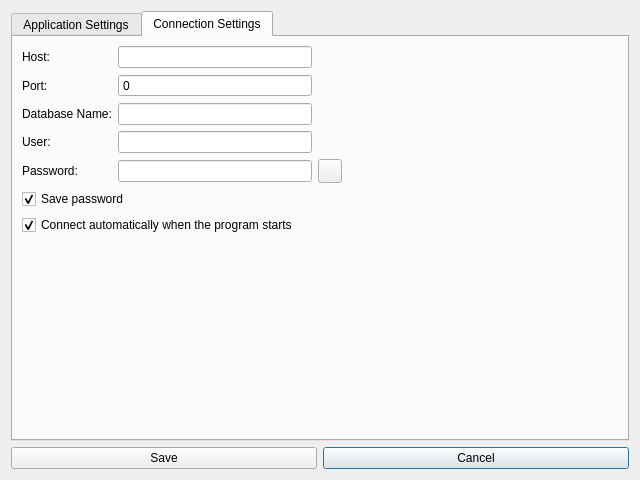
<?xml version="1.0" encoding="UTF-8"?>
<ui version="4.0">
 <class>SettingsWindow</class>
 <widget class="QDialog" name="SettingsWindow">
  <property name="geometry">
   <rect>
    <x>0</x>
    <y>0</y>
    <width>640</width>
    <height>480</height>
   </rect>
  </property>
  <property name="minimumSize">
   <size>
    <width>640</width>
    <height>480</height>
   </size>
  </property>
  <property name="maximumSize">
   <size>
    <width>640</width>
    <height>480</height>
   </size>
  </property>
  <property name="windowTitle">
   <string>Dialog</string>
  </property>
  <property name="modal">
   <bool>true</bool>
  </property>
  <layout class="QVBoxLayout" name="verticalLayout_4">
   <item>
    <layout class="QGridLayout" name="GridLayout">
     <item row="2" column="1">
      <widget class="QPushButton" name="PushButton_cancel">
       <property name="text">
        <string>Cancel</string>
       </property>
      </widget>
     </item>
     <item row="2" column="0">
      <widget class="QPushButton" name="PushButton_save">
       <property name="text">
        <string>Save</string>
       </property>
      </widget>
     </item>
     <item row="0" column="0" colspan="2">
      <widget class="QTabWidget" name="TabWidget">
       <property name="currentIndex">
        <number>1</number>
       </property>
       <widget class="QWidget" name="Tab_applicationSettings">
        <attribute name="title">
         <string>Application Settings</string>
        </attribute>
        <layout class="QVBoxLayout" name="verticalLayout">
         <item>
          <layout class="QGridLayout" name="GridLayout_3" columnstretch="0,0">
           <item row="0" column="0">
            <widget class="QGroupBox" name="GroupBox_language">
             <property name="minimumSize">
              <size>
               <width>200</width>
               <height>0</height>
              </size>
             </property>
             <property name="title">
              <string>Language</string>
             </property>
             <layout class="QVBoxLayout" name="verticalLayout_2">
              <item>
               <widget class="QComboBox" name="ComboBox_language"/>
              </item>
             </layout>
            </widget>
           </item>
           <item row="0" column="1">
            <spacer name="HorizontalSpacer">
             <property name="orientation">
              <enum>Qt::Orientation::Horizontal</enum>
             </property>
             <property name="sizeHint" stdset="0">
              <size>
               <width>40</width>
               <height>20</height>
              </size>
             </property>
            </spacer>
           </item>
           <item row="1" column="0" colspan="2">
            <widget class="QGroupBox" name="GroupBox_mainWindowSize">
             <property name="title">
              <string>Main Window Size</string>
             </property>
             <layout class="QFormLayout" name="formLayout">
              <item row="0" column="0">
               <widget class="QSpinBox" name="SpinBox_mainWindowWidth">
                <property name="minimumSize">
                 <size>
                  <width>50</width>
                  <height>0</height>
                 </size>
                </property>
                <property name="buttonSymbols">
                 <enum>QAbstractSpinBox::ButtonSymbols::NoButtons</enum>
                </property>
                <property name="minimum">
                 <number>640</number>
                </property>
                <property name="maximum">
                 <number>999999999</number>
                </property>
               </widget>
              </item>
              <item row="0" column="1">
               <widget class="QLabel" name="Label_mainWindowWidth">
                <property name="text">
                 <string>Width</string>
                </property>
               </widget>
              </item>
              <item row="1" column="0">
               <widget class="QSpinBox" name="SpinBox_mainWindowHeight">
                <property name="minimumSize">
                 <size>
                  <width>50</width>
                  <height>0</height>
                 </size>
                </property>
                <property name="buttonSymbols">
                 <enum>QAbstractSpinBox::ButtonSymbols::NoButtons</enum>
                </property>
                <property name="minimum">
                 <number>480</number>
                </property>
                <property name="maximum">
                 <number>999999999</number>
                </property>
               </widget>
              </item>
              <item row="1" column="1">
               <widget class="QLabel" name="Label_mainWindowHeight">
                <property name="text">
                 <string>Height</string>
                </property>
               </widget>
              </item>
              <item row="2" column="0" colspan="2">
               <widget class="QCheckBox" name="CheckBox_restoreMainWindow">
                <property name="text">
                 <string>Restore Main Window</string>
                </property>
               </widget>
              </item>
             </layout>
            </widget>
           </item>
           <item row="2" column="0" rowspan="2" colspan="2">
            <widget class="QGroupBox" name="GroupBox_formats">
             <property name="title">
              <string>Formats</string>
             </property>
             <layout class="QVBoxLayout" name="verticalLayout_3">
              <item>
               <widget class="QGroupBox" name="GroupBox_dateFormat">
                <property name="title">
                 <string>Date Format</string>
                </property>
                <layout class="QFormLayout" name="formLayout_2">
                 <item row="1" column="0">
                  <widget class="QLineEdit" name="LineEdit_dateFormat"/>
                 </item>
                </layout>
               </widget>
              </item>
             </layout>
            </widget>
           </item>
          </layout>
         </item>
         <item>
          <spacer name="VerticalSpacer">
           <property name="orientation">
            <enum>Qt::Orientation::Vertical</enum>
           </property>
           <property name="sizeHint" stdset="0">
            <size>
             <width>20</width>
             <height>40</height>
            </size>
           </property>
          </spacer>
         </item>
        </layout>
       </widget>
       <widget class="QWidget" name="Tab_connectionSettings">
        <attribute name="title">
         <string>Connection Settings</string>
        </attribute>
        <layout class="QVBoxLayout" name="verticalLayout_5">
         <item>
          <layout class="QGridLayout" name="GridLayout_2">
           <item row="0" column="1">
            <widget class="QLineEdit" name="LineEdit_host"/>
           </item>
           <item row="2" column="0">
            <widget class="QLabel" name="Label_dbName">
             <property name="text">
              <string>Database Name:</string>
             </property>
            </widget>
           </item>
           <item row="4" column="0">
            <widget class="QLabel" name="Label_password">
             <property name="text">
              <string>Password:</string>
             </property>
            </widget>
           </item>
           <item row="1" column="0">
            <widget class="QLabel" name="Label_port">
             <property name="text">
              <string>Port:</string>
             </property>
            </widget>
           </item>
           <item row="0" column="0">
            <widget class="QLabel" name="Label_host">
             <property name="text">
              <string>Host:</string>
             </property>
            </widget>
           </item>
           <item row="3" column="0">
            <widget class="QLabel" name="Label_user">
             <property name="text">
              <string>User:</string>
             </property>
            </widget>
           </item>
           <item row="2" column="1">
            <widget class="QLineEdit" name="LineEdit_dbName"/>
           </item>
           <item row="2" column="2">
            <spacer name="HorizontalSpacer_2">
             <property name="orientation">
              <enum>Qt::Orientation::Horizontal</enum>
             </property>
             <property name="sizeType">
              <enum>QSizePolicy::Policy::Fixed</enum>
             </property>
             <property name="sizeHint" stdset="0">
              <size>
               <width>300</width>
               <height>20</height>
              </size>
             </property>
            </spacer>
           </item>
           <item row="3" column="1">
            <widget class="QLineEdit" name="LineEdit_user"/>
           </item>
           <item row="6" column="0" colspan="2">
            <widget class="QCheckBox" name="CheckBox_autoConnect">
             <property name="text">
              <string>Connect automatically when the program starts</string>
             </property>
             <property name="checked">
              <bool>true</bool>
             </property>
            </widget>
           </item>
           <item row="4" column="1">
            <widget class="QLineEdit" name="LineEdit_password">
             <property name="echoMode">
              <enum>QLineEdit::EchoMode::Password</enum>
             </property>
            </widget>
           </item>
           <item row="1" column="1">
            <widget class="QSpinBox" name="SpinBox_port">
             <property name="buttonSymbols">
              <enum>QAbstractSpinBox::ButtonSymbols::NoButtons</enum>
             </property>
             <property name="maximum">
              <number>65535</number>
             </property>
            </widget>
           </item>
           <item row="5" column="0" colspan="2">
            <widget class="QCheckBox" name="CheckBox_savePassword">
             <property name="text">
              <string>Save password</string>
             </property>
             <property name="checked">
              <bool>true</bool>
             </property>
            </widget>
           </item>
           <item row="4" column="2">
            <widget class="QPushButton" name="PushButton_showPassword">
             <property name="sizePolicy">
              <sizepolicy hsizetype="Fixed" vsizetype="Fixed">
               <horstretch>0</horstretch>
               <verstretch>0</verstretch>
              </sizepolicy>
             </property>
             <property name="minimumSize">
              <size>
               <width>24</width>
               <height>24</height>
              </size>
             </property>
             <property name="maximumSize">
              <size>
               <width>24</width>
               <height>24</height>
              </size>
             </property>
             <property name="text">
              <string/>
             </property>
             <property name="icon">
              <iconset>
               <normaloff>icon_eye.png</normaloff>icon_eye.png</iconset>
             </property>
            </widget>
           </item>
          </layout>
         </item>
         <item>
          <spacer name="VerticalSpacer_2">
           <property name="orientation">
            <enum>Qt::Orientation::Vertical</enum>
           </property>
           <property name="sizeHint" stdset="0">
            <size>
             <width>20</width>
             <height>40</height>
            </size>
           </property>
          </spacer>
         </item>
        </layout>
       </widget>
      </widget>
     </item>
    </layout>
   </item>
  </layout>
 </widget>
 <resources/>
 <connections/>
</ui>
